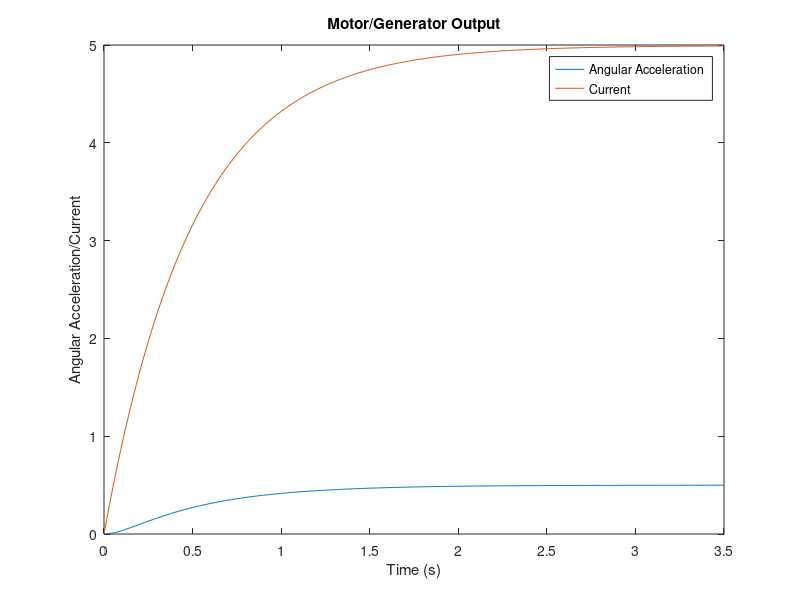

Source code (MATLAB):
dt = 0.01;
t = 0:dt:3.5;
n=3.5/dt;
J = 0.01;
b = 0.1;
K = 0.01;
R = 1;
L = 0.5;
s = tf('s');
P_motor = K/((J*s+b)*(L*s+R)+K^2);

A = [-b/J   K/J
    -K/L   -R/L];
B = [0
    1/L];
C = [1   0];
C_prime = [0 1];
D = 0;
motor_ss = ss(A,B,C,D)
generator_ss = ss(A,B,C_prime,D)
u(1:1,1:n+1) = 5;
IC = [0 0];
alpha = lsim(motor_ss,u,t,IC);
current = lsim(generator_ss,u,t,IC);
maxalpha = max(alpha(:));
maxcurrent = max(current(:));
figure;
plot(t,alpha,t, current);
title('Motor/Generator Output');
xlabel('Time (s)');
ylabel('Angular Acceleration/Current');
legend('Angular Acceleration','Current');
